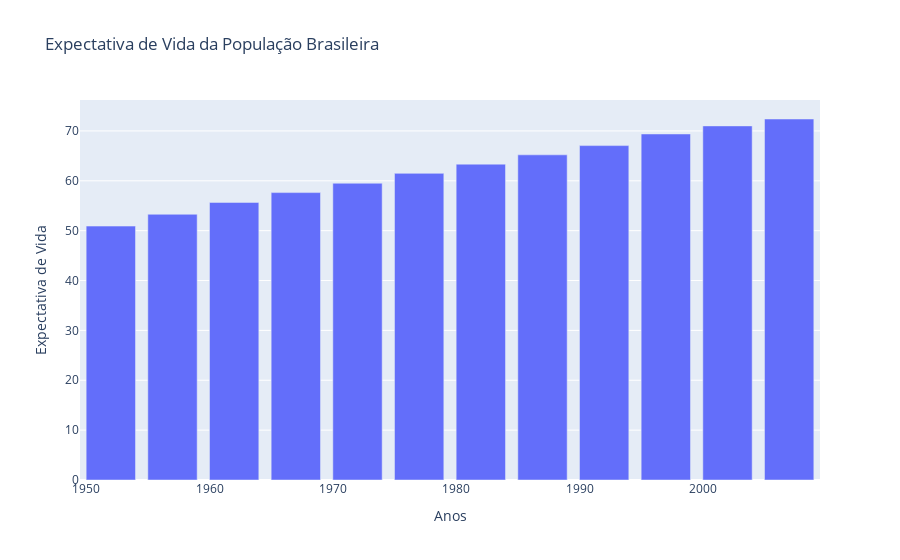

Write notebook code for a chart like this one.
### Code cell
fig2=px.bar(data_br,x='year',y='lifeExp',title='Expectativa de Vida da População Brasileira')
fig2.update_layout(xaxis=dict(title='Anos'),yaxis=dict(title='Expectativa de Vida'))
fig2.show()

### Figure 1 — Plotly figure (JSON) as saved in the notebook; plotly's stock layout.template omitted (floating-point values rounded to 4 significant figures)
{"data": [{"alignmentgroup": "True", "hovertemplate": "year=%{x}<br>lifeExp=%{y}<extra></extra>", "legendgroup": "", "marker": {"color": "#636efa", "pattern": {"shape": ""}}, "name": "", "offsetgroup": "", "orientation": "v", "showlegend": false, "textposition": "auto", "type": "bar", "x": [1952, 1957, 1962, 1967, 1972, 1977, 1982, 1987, 1992, 1997, 2002, 2007], "xaxis": "x", "y": [50.92, 53.28, 55.66, 57.63, 59.5, 61.49, 63.34, 65.2, 67.06, 69.39, 71.01, 72.39], "yaxis": "y"}], "layout": {"barmode": "relative", "legend": {"tracegroupgap": 0}, "title": {"text": "Expectativa de Vida da População Brasileira"}, "xaxis": {"anchor": "y", "domain": [0, 1], "title": {"text": "Anos"}}, "yaxis": {"anchor": "x", "domain": [0, 1], "title": {"text": "Expectativa de Vida"}}}}
